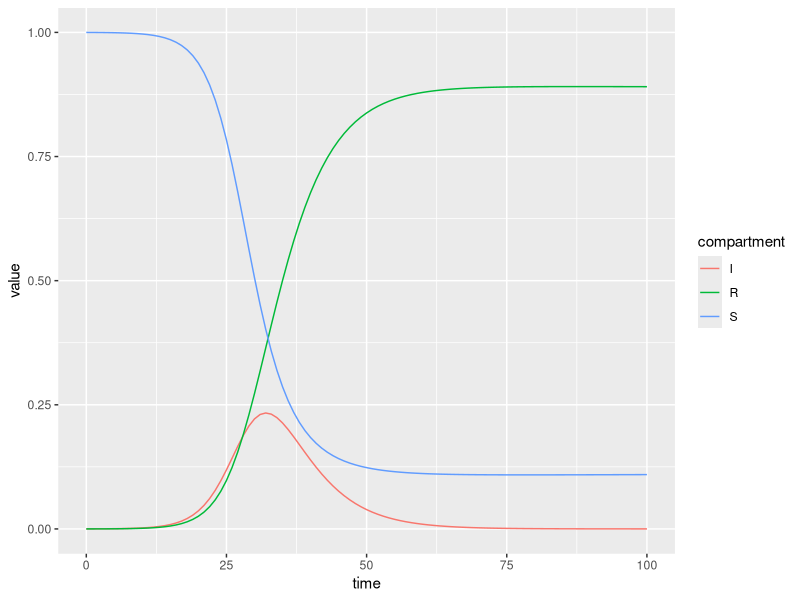
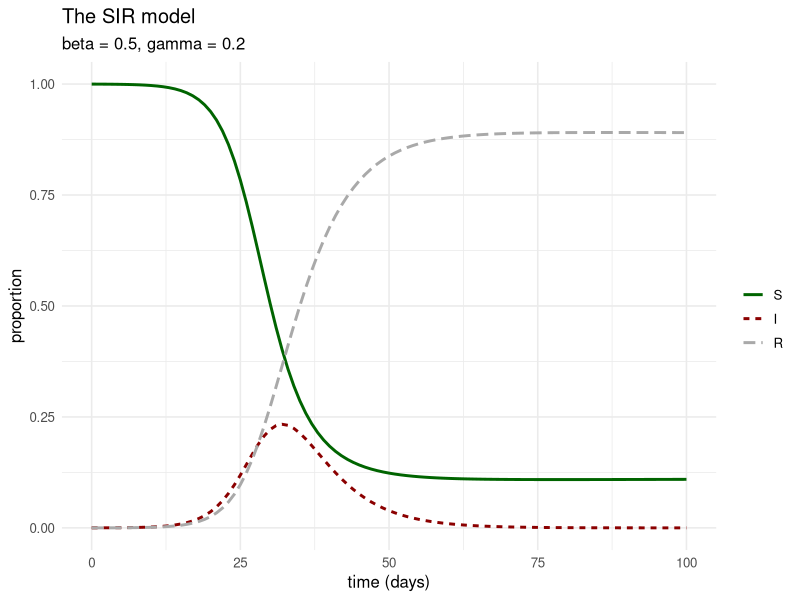

The R source for these figures, in order:
## ---- chunk 1
knitr::opts_chunk$set(echo = TRUE)
library(tidyverse)
library(deSolve)
## ---- chunk 2
parameters <- c(beta = 0.5, gamma = 0.2, mu = 1/(70*365)) 
## ---- chunk 3
parameters <- c(beta = 0.5, 
                gamma = 0.2,
                mu = 1/(70*365)) 
parameters
## ---- chunk 4
initial_values <- c(S = 0.9999,
                    I = 0.0001,
                    R = 0)
initial_values
## ---- chunk 5
SIRmodel <- function(t, state, parameters){
  with(as.list(c(state, parameters)),{
    
    # Rate of change equations
    dS <- mu - beta*S*I - mu*S
    dI <- beta*S*I - gamma*I - mu*I
    dR <- gamma*I - mu*R
    
    # Combine rates of change into a list
    list(c(dS, dI, dR))
  })
}
## ---- chunk 6
times <- seq(0, 100, by = 1)
## ---- chunk 7
out <- ode(y = initial_values,
           times = times,
           func = SIRmodel,
           parms = parameters)
head(out)
## ---- chunk 8
out <- as_tibble(data.frame(out))
out
## ---- chunk 9
out %>% summarise(maxI = max(I), minS = min(S), maxR = max(R))
out %>% summarise(lastI = last(I), lastS = last(S), lastR = last(R))
## ---- chunk 10
df <- out %>% gather(key = compartment, value = value, c("S", "I", "R"))
df %>% ggplot(aes(x = time, y = value, group = compartment)) +
        geom_line(aes(color = compartment))
df
## ---- chunk 11
df %>% mutate(compartment = fct_relevel(compartment, 
                                        "S", "I", "R")) %>%
        ggplot(aes(x = time, y = value, group = compartment)) +
        geom_line(aes(color = compartment,
                      linetype = compartment),
                      linewidth = 1) +
        scale_color_manual(values = c("darkgreen",
                                      "darkred",
                                      "darkgrey")) +
        theme_minimal(base_size = 12) +
        labs(x = "time (days)",
             y = "proportion",
             title = "The SIR model",
             subtitle = "beta = 0.5, gamma = 0.2",
             color = "",
             linetype = "")
